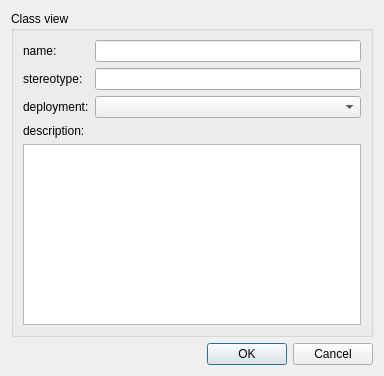
<?xml version="1.0" encoding="UTF-8"?>
<ui version="4.0">
 <class>DlgClassView</class>
 <widget class="QDialog" name="DlgClassView">
  <property name="geometry">
   <rect>
    <x>0</x>
    <y>0</y>
    <width>384</width>
    <height>376</height>
   </rect>
  </property>
  <property name="windowTitle">
   <string>Dialog</string>
  </property>
  <layout class="QVBoxLayout" name="verticalLayout">
   <item>
    <widget class="QGroupBox" name="gbxClassView">
     <property name="title">
      <string>Class view</string>
     </property>
     <layout class="QFormLayout" name="formLayout">
      <item row="0" column="0">
       <widget class="QLabel" name="lblName">
        <property name="text">
         <string>name:</string>
        </property>
       </widget>
      </item>
      <item row="0" column="1">
       <widget class="QLineEdit" name="ldtName"/>
      </item>
      <item row="1" column="0">
       <widget class="QLabel" name="lblStereotype">
        <property name="text">
         <string>stereotype:</string>
        </property>
       </widget>
      </item>
      <item row="1" column="1">
       <widget class="QLineEdit" name="ldtStereotype"/>
      </item>
      <item row="2" column="0">
       <widget class="QLabel" name="lblDeployment">
        <property name="text">
         <string>deployment:</string>
        </property>
       </widget>
      </item>
      <item row="2" column="1">
       <widget class="QComboBox" name="cbxDeployment"/>
      </item>
      <item row="3" column="0">
       <widget class="QLabel" name="lblDescription">
        <property name="text">
         <string>description:</string>
        </property>
       </widget>
      </item>
      <item row="4" column="0" colspan="2">
       <widget class="QPlainTextEdit" name="tdtDescription"/>
      </item>
     </layout>
    </widget>
   </item>
   <item>
    <widget class="QDialogButtonBox" name="buttonBox">
     <property name="orientation">
      <enum>Qt::Horizontal</enum>
     </property>
     <property name="standardButtons">
      <set>QDialogButtonBox::Cancel|QDialogButtonBox::Ok</set>
     </property>
    </widget>
   </item>
  </layout>
 </widget>
 <resources/>
 <connections>
  <connection>
   <sender>buttonBox</sender>
   <signal>accepted()</signal>
   <receiver>DlgClassView</receiver>
   <slot>accept()</slot>
   <hints>
    <hint type="sourcelabel">
     <x>248</x>
     <y>254</y>
    </hint>
    <hint type="destinationlabel">
     <x>157</x>
     <y>274</y>
    </hint>
   </hints>
  </connection>
  <connection>
   <sender>buttonBox</sender>
   <signal>rejected()</signal>
   <receiver>DlgClassView</receiver>
   <slot>reject()</slot>
   <hints>
    <hint type="sourcelabel">
     <x>316</x>
     <y>260</y>
    </hint>
    <hint type="destinationlabel">
     <x>286</x>
     <y>274</y>
    </hint>
   </hints>
  </connection>
 </connections>
</ui>
